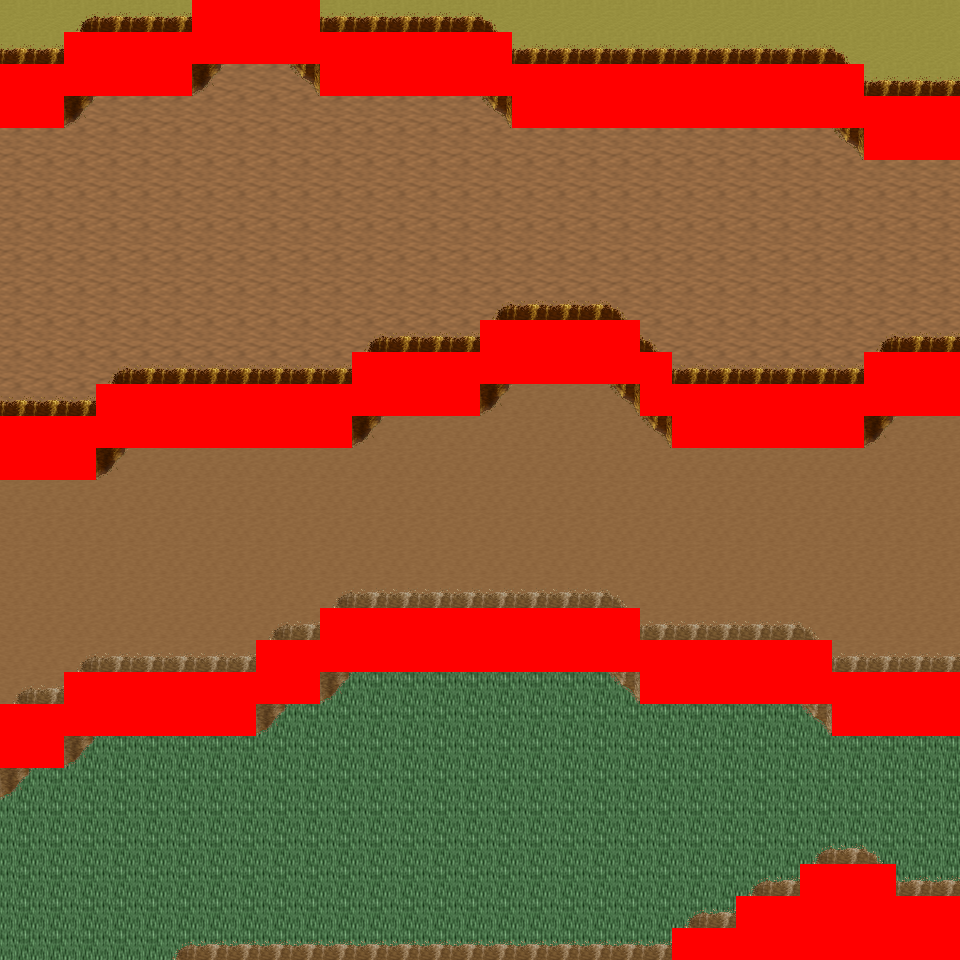

Tiled map render using the project's own tile images. Description and the map definition, with tile-layer contents summarised, below:
An orthogonal 30x30 tile map with 32x32 px tiles, 6 tile layers (Ground, Object, Object2, Above, ...), 14 tilesets and 11 objects (11x mapExit).

<map version="1.0" orientation="orthogonal" renderorder="right-down" width="30" height="30" tilewidth="32" tileheight="32" nextobjectid="12">
  <tileset firstgid="1" name="tileset_logic_collision" tilewidth="32" tileheight="32" tilecount="1" columns="1">
    <image source="../drawable/tileset_logic_collision.png" width="32" height="32" />
  </tileset>
  <tileset firstgid="2" name="tileset_ground_ground" tilewidth="32" tileheight="32" tilecount="33" columns="3">
    <image source="../drawable/tileset_ground_ground.png" width="96" height="352" />
  </tileset>
  <tileset firstgid="35" name="tileset_ground_ridge_earth_pale" tilewidth="32" tileheight="32" tilecount="96" columns="12">
    <image source="../drawable/tileset_ground_ridge_earth_pale.png" width="384" height="256" />
  </tileset>
  <tileset firstgid="131" name="tileset_ground_ridge_earth_dark" tilewidth="32" tileheight="32" tilecount="96" columns="12">
    <image source="../drawable/tileset_ground_ridge_earth_dark.png" width="384" height="256" />
  </tileset>
  <tileset firstgid="227" name="tileset_terrain_desert" tilewidth="32" tileheight="32" tilecount="88" columns="8">
    <image source="../drawable/tileset_terrain_desert.png" width="256" height="352" />
  </tileset>
  <tileset firstgid="315" name="tileset_plant_tree_tree_darkgreen" tilewidth="32" tileheight="32" tilecount="88" columns="8">
    <image source="../drawable/tileset_plant_tree_tree_darkgreen.png" width="256" height="352" />
  </tileset>
  <tileset firstgid="403" name="tileset_building_tan_building" tilewidth="32" tileheight="32" tilecount="24" columns="4">
    <image source="../drawable/tileset_building_tan_building.png" width="128" height="192" />
  </tileset>
  <tileset firstgid="427" name="tileset_plant_cactus_2" tilewidth="32" tileheight="32" tilecount="10" columns="5">
    <image source="../drawable/tileset_plant_cactus_2.png" width="160" height="64" />
  </tileset>
  <tileset firstgid="437" name="tileset_ground_sand_2" tilewidth="32" tileheight="32" tilecount="15" columns="5">
    <image source="../drawable/tileset_ground_sand_2.png" width="160" height="96" />
  </tileset>
  <tileset firstgid="452" name="tileset_object_stone_well" tilewidth="32" tileheight="32" tilecount="6" columns="2">
    <image source="../drawable/tileset_object_stone_well.png" width="64" height="96" />
  </tileset>
  <tileset firstgid="458" name="tileset_plant_tree_banana_tree" tilewidth="32" tileheight="32" tilecount="40" columns="4">
    <image source="../drawable/tileset_plant_tree_banana_tree.png" width="128" height="320" />
  </tileset>
  <tileset firstgid="498" name="tileset_ground_sand_edges" tilewidth="32" tileheight="32" tilecount="15" columns="5">
    <image source="../drawable/tileset_ground_sand_edges.png" width="160" height="96" />
  </tileset>
  <tileset firstgid="513" name="tileset_building_window_window_centered" tilewidth="32" tileheight="32" tilecount="1" columns="1">
    <image source="../drawable/tileset_building_window_window_centered.png" width="32" height="32" />
  </tileset>
  <tileset firstgid="514" name="tileset_building_door_closed" tilewidth="32" tileheight="32" tilecount="1" columns="1">
    <image source="../drawable/tileset_building_door_closed.png" width="32" height="32" />
  </tileset>
  <layer name="Ground" width="30" height="30">
    <data>[900 cells, 900 non-empty, 5 distinct tile ids]</data>
  </layer>
  <layer name="Object" width="30" height="30">
    <data>[900 cells, 326 non-empty, 22 distinct tile ids]</data>
  </layer>
  <layer name="Object2" width="30" height="30">
    <data>[900 cells, 0 non-empty, 0 distinct tile ids]</data>
  </layer>
  <layer name="Above" width="30" height="30">
    <data>[900 cells, 6 non-empty, 6 distinct tile ids]</data>
  </layer>
  <layer name="Above2" width="30" height="30">
    <data>[900 cells, 0 non-empty, 0 distinct tile ids]</data>
  </layer>
  <layer name="Walkable" width="30" height="30">
    <data>[900 cells, 199 non-empty, 1 distinct tile ids]</data>
  </layer>
  <objectgroup name="MapEvents">
    <object id="1" name="north" type="mapExit" x="0" y="0" width="192" height="32">
      <properties>
        <property name="map" value="level_0_x2_y147" />
        <property name="x" value="0" />
        <property name="y" value="28" />
      </properties>
    </object>
    <object id="2" name="north2" type="mapExit" x="320" y="0" width="640" height="32">
      <properties>
        <property name="map" value="level_0_x2_y147" />
        <property name="x" value="10" />
        <property name="y" value="28" />
      </properties>
    </object>
    <object id="3" name="south" type="mapExit" x="0" y="928" width="672" height="32">
      <properties>
        <property name="map" value="level_0_x2_y149" />
        <property name="x" value="0" />
        <property name="y" value="1" />
      </properties>
    </object>
    <object id="4" name="west" type="mapExit" x="0" y="0" width="32" height="64">
      <properties>
        <property name="map" value="level_0_x1_y148" />
        <property name="x" value="28" />
        <property name="y" value="0" />
      </properties>
    </object>
    <object id="5" name="west2" type="mapExit" x="0" y="128" width="32" height="288">
      <properties>
        <property name="map" value="level_0_x1_y148" />
        <property name="x" value="28" />
        <property name="y" value="4" />
      </properties>
    </object>
    <object id="6" name="west3" type="mapExit" x="0" y="480" width="32" height="224">
      <properties>
        <property name="map" value="level_0_x1_y148" />
        <property name="x" value="28" />
        <property name="y" value="15" />
      </properties>
    </object>
    <object id="7" name="west4" type="mapExit" x="0" y="768" width="32" height="192">
      <properties>
        <property name="map" value="level_0_x1_y148" />
        <property name="x" value="28" />
        <property name="y" value="24" />
      </properties>
    </object>
    <object id="8" name="east" type="mapExit" x="928" y="0" width="32" height="96">
      <properties>
        <property name="map" value="level_0_x3_y148" />
        <property name="x" value="1" />
        <property name="y" value="0" />
      </properties>
    </object>
    <object id="9" name="east2" type="mapExit" x="928" y="160" width="32" height="192">
      <properties>
        <property name="map" value="level_0_x3_y148" />
        <property name="x" value="1" />
        <property name="y" value="5" />
      </properties>
    </object>
    <object id="10" name="east3" type="mapExit" x="928" y="416" width="32" height="256">
      <properties>
        <property name="map" value="level_0_x3_y148" />
        <property name="x" value="1" />
        <property name="y" value="13" />
      </properties>
    </object>
    <object id="11" name="east4" type="mapExit" x="928" y="736" width="32" height="160">
      <properties>
        <property name="map" value="level_0_x3_y148" />
        <property name="x" value="1" />
        <property name="y" value="23" />
      </properties>
    </object>
  </objectgroup>
</map>
